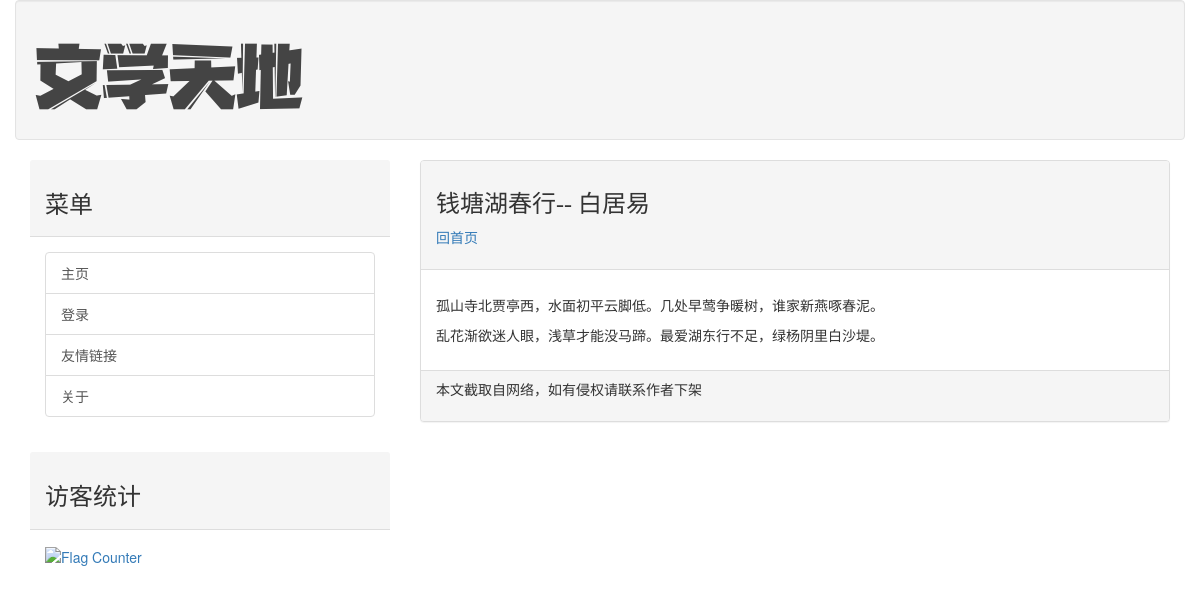
/post/qiantanghuchunxing, run on the app's committed database.
### mainsite/models.py (models this page shows, shortened)
class Post(models.Model):
    title = models.CharField(max_length = 200)
    slug = models.CharField(max_length = 200)
    body = models.TextField()
    pub_date = models.DateTimeField(default=timezone.now)
    class Meta:
        ordering = ('-pub_date',)

### mainsite/views.py (the view)
# urls.py: path('post/<slug:slug>', showpost)
def showpost(request, slug):
    try:
        post = Post.objects.get(slug = slug)
        if post != None:
            return render(request, 'post.html', locals())
    except:
        return redirect('/')

### templates/post.html (shortened to what this page needs)
{% extends 'base.html' %}
{% load markdown_deux_tags %}
{% block headmessage %}
	<h3 style="font-family:微软雅黑;">{{ post.title }}</h3>
	<a style="font-family: 微软雅黑;" href='/'>回首页</a>
{% endblock %}
{% block content %}
	<p style="font-family: 微软雅黑;font-size: 12pt;font-weight: bold;">{{ post.body | markdown }}</p>
{% endblock %}

### data on the page
Post: title "钱塘湖春行-- 白居易", body "孤山寺北贾亭西，水面初平云脚低。几处早莺争暖树，谁家新燕啄春泥。 乱花渐欲迷人眼，浅草才能没马蹄。最爱湖东行不足，绿杨阴里白沙堤。"
